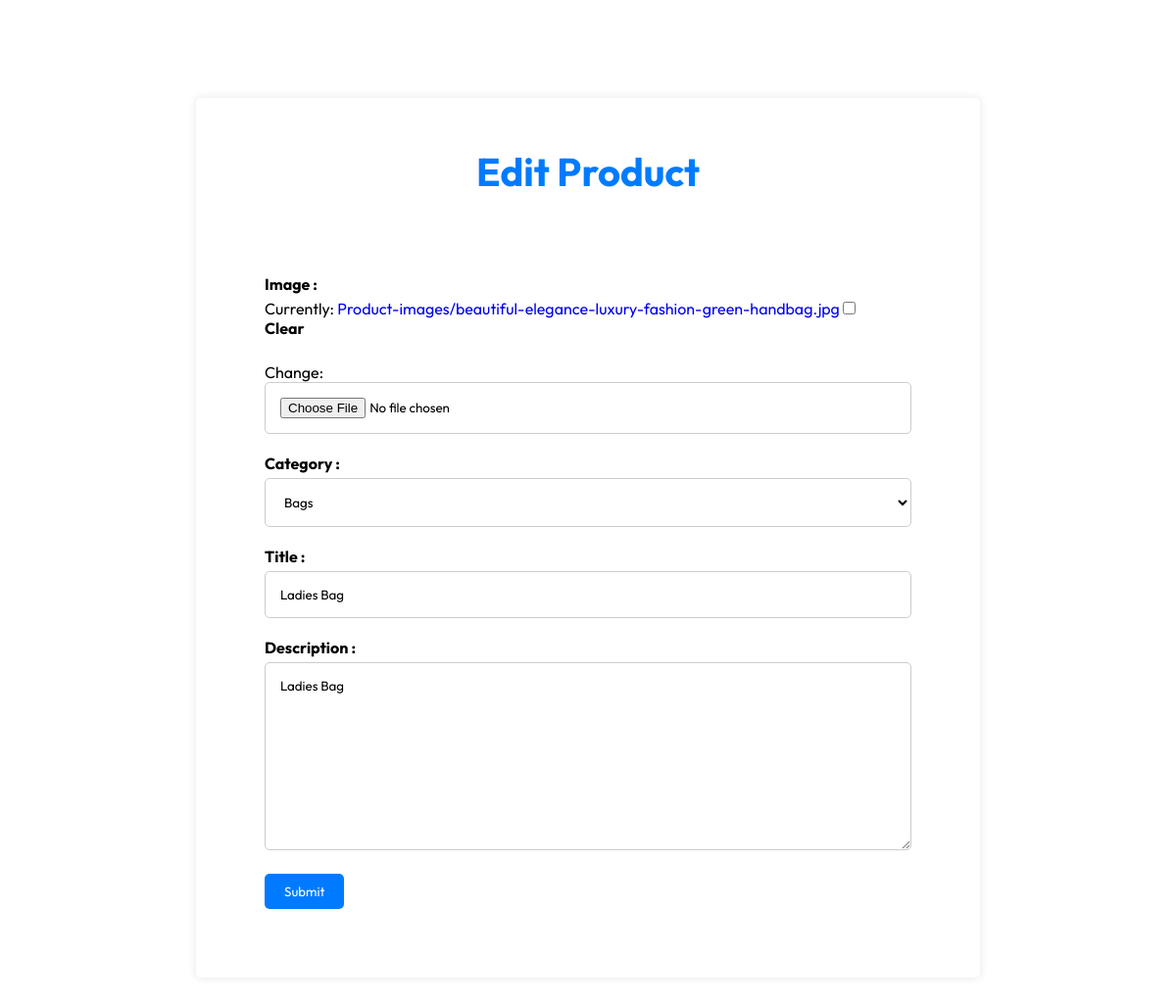
The app's page /edit-product/13/ with its own data.
### Ecommerece/models.py (models this page shows, shortened)
class Product(models.Model):
    host = models.ForeignKey(User,on_delete=models.CASCADE)
    title = models.CharField(max_length=200,default='',blank=True,null=True)
    description = models.TextField(default='',blank=True,null=True)
    image = models.ImageField(upload_to='Product-images/',default='',blank=True,null=True)
    category = models.ForeignKey(Category,on_delete=models.CASCADE,default='')
    published = models.DateTimeField(default='',blank=True,null=True)
    class Meta:
        ordering = ['-published']

### Ecommerece/views.py (the view)
# urls.py: path('edit-product/<str:product_id>/',Edit_Product,name='Edit-Product'),
def Edit_Product(request,product_id):
    page = "Edit-Product"
    product = Product.objects.get(id = product_id)
    if request.method == 'POST':
        form = ProductForm(request.POST,request.FILES,instance=product)
        if form.is_valid():
          form.save()
          return redirect('Home')
    else:
        form = ProductForm(instance=product)
    context = {'form':form,
                'page':page}
    return render(request,'Admin_activity/Add-product.html',context)

### Ecommerece/forms.py
class ProductForm(forms.ModelForm):
    class Meta:
        model = Product
        fields = ['image','category','title','description']

### Ecommerece/models.py (called while the page is built)
    def __str__(self):
        return self.title

### Templates/Admin_activity/Add-product.html (shortened to what this page needs)
{% load static %}
<!DOCTYPE html>
<html lang="en">
<head>
    <link rel="stylesheet" href="{% static 'Style/style.css' %}">
</head>
<body>
    <div class="form-container">
        <h1 class="form-heading">{% if page == 'Edit-Product' %}Edit Product{% else %}Add Product{% endif %}</h1>
        <form  method="post" enctype="multipart/form-data">
            <div class="form-group">
                <label for="image">Image :</label>
                {{form.image}}
            </div>
            <div class="form-group">
                <label for="category">Category :</label>
                {{form.category}}
            </div>
            <div class="form-group">
                <label for="title">Title :</label>
                {{form.title}}
            </div>
            <div class="form-group">
                <label for="description">Description :</label>
                {{form.description}}
            </div>
            {% if page == 'Edit-Product' %}
            <button class="form-btn" name="submit">Submit</button>
            {% else %}
            <button class="form-btn" name="submit">Create</button>
            {% endif %}
        </form>
    </div>
</body>
</html>

### static/Style/style.css (style rules this page uses)
* { padding: 0; margin: 0; box-sizing: border-box; font-family: 'Outfit'; }
a { text-decoration: none; }
.form-container { max-width: 800px; margin: 100px auto; background-color: #fff; padding: 20px; border-radius: 5px; box-shadow: 0 0 10px rgba(0, 0, 0, 0.1); }
.form-heading { font-size: 40px; color: #007bff; text-align: center; margin: 30px 0px; }
form { padding: 50px; }
.form-group { margin-bottom: 20px; }
label { display: block; font-weight: bold; margin-bottom: 5px; }
input[type="text"], input[type="file"], input[type="password"], input[type="email"],select { width: 100%; padding: 15px; border: 1px solid #ccc; border-radius: 5px; outline: none; background-color: #fff; }
.form-btn { background-color: #007bff; color: #fff; padding: 10px 20px; border: none; border-radius: 5px; cursor: pointer; }
textarea { width: 100%; padding: 15px; border: 1px solid #ccc; border-radius: 5px; resize: vertical; outline: none; }

### records on screen
Product: category "Bags", title "Ladies Bag", description "Ladies Bag"
